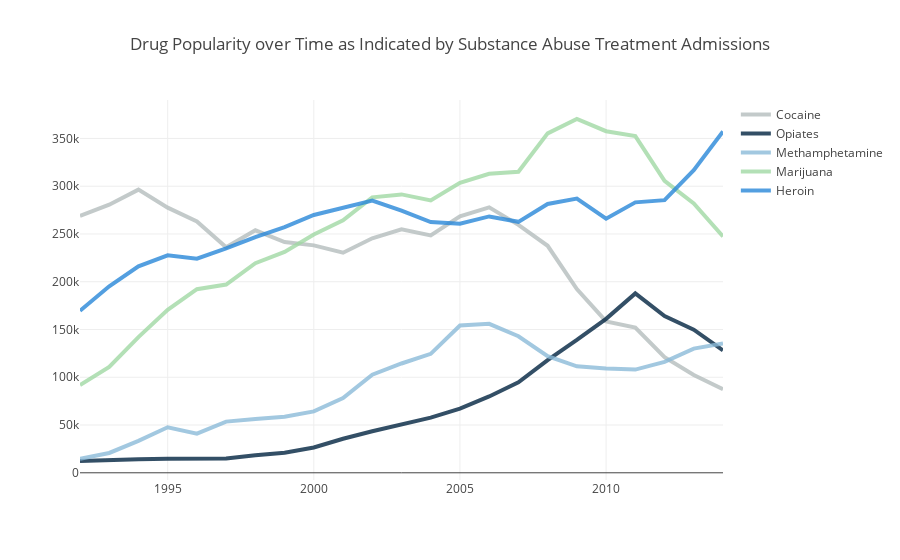

Notebook code cell kept with this figure:
### Code cell
# import plotly.plotly as py
import plotly.graph_objs as go

import pandas as pd


trace_meth = go.Scatter(
                x=df['year'],
                y=df['meth'],
                name = "Methamphetamine",
                line = dict(color = '#8BBBD9',
                           width = 4),
                opacity = 0.8)

trace_heroin = go.Scatter(
                x=df['year'],
                y=df['heroin'],
                name = "Heroin",
                line = dict(color = '#2987D9',
                           width = 4),
                opacity = 0.8)

trace_opiates = go.Scatter(
                x=df['year'],
                y=df['marij'],
                name = "Marijuana",
                line = dict(color = '#A0D9A4',
                           width = 4),
                opacity = 0.8)

trace_cocaine = go.Scatter(
                x=df['year'],
                y=df['cocaine'],
                name = "Cocaine",
                line = dict(color = '#B5BDBD',
                           width = 4),
                opacity = 0.8)

trace_marij = go.Scatter(
                x=df['year'],
                y=df['opiates'],
                name = "Opiates",
                line = dict(color = '#012340',
                           width = 4),
                opacity = 0.8)

data = [trace_cocaine, trace_marij, trace_meth, trace_opiates, trace_heroin]

layout = dict(
    title = "Drug Popularity over Time as Indicated by Substance Abuse Treatment Admissions")

fig = dict(data=data, layout=layout)
pyo.iplot(fig)
# py.iplot(fig, filename = "Manually Set Range")

### Figure 1 — Plotly figure (JSON) as saved in the notebook; plotly's stock layout.template omitted (floating-point values rounded to 4 significant figures)
{"data": [{"line": {"color": "#B5BDBD", "width": 4}, "name": "Cocaine", "opacity": 0.8, "type": "scatter", "uid": "55230f0a-fc15-11e8-93af-14abc5740b4d", "x": [1992, 1993, 1994, 1995, 1996, 1997, 1998, 1999, 2000, 2001, 2002, 2003, 2004, 2005, 2006, 2007, 2008, 2009, 2010, 2011, 2012, 2013, 2014], "y": [268915, 280634, 296405, 277601, 263196, 236174, 253839, 241602, 238080, 230398, 245457, 254883, 248452, 268509, 277928, 259548, 237648, 192370, 158478, 151930, 121065, 102387, 87510]}, {"line": {"color": "#012340", "width": 4}, "name": "Opiates", "opacity": 0.8, "type": "scatter", "uid": "55230f0b-fc15-11e8-8d59-14abc5740b4d", "x": [1992, 1993, 1994, 1995, 1996, 1997, 1998, 1999, 2000, 2001, 2002, 2003, 2004, 2005, 2006, 2007, 2008, 2009, 2010, 2011, 2012, 2013, 2014], "y": [12338, 12761, 14131, 14703, 15248, 15002, 18300, 20916, 26466, 35647, 43419, 50041, 57695, 67203, 79909, 94773, 117988, 139079, 161199, 187821, 164158, 149863, 128175]}, {"line": {"color": "#8BBBD9", "width": 4}, "name": "Methamphetamine", "opacity": 0.8, "type": "scatter", "uid": "55230f0c-fc15-11e8-8c35-14abc5740b4d", "x": [1992, 1993, 1994, 1995, 1996, 1997, 1998, 1999, 2000, 2001, 2002, 2003, 2004, 2005, 2006, 2007, 2008, 2009, 2010, 2011, 2012, 2013, 2014], "y": [14536, 20740, 33381, 47625, 40979, 53571, 56411, 58721, 64273, 78248, 102723, 114406, 124511, 154198, 155920, 142952, 122082, 111412, 109200, 108066, 116090, 130033, 135264]}, {"line": {"color": "#A0D9A4", "width": 4}, "name": "Marijuana", "opacity": 0.8, "type": "scatter", "uid": "55230f0d-fc15-11e8-811e-14abc5740b4d", "x": [1992, 1993, 1994, 1995, 1996, 1997, 1998, 1999, 2000, 2001, 2002, 2003, 2004, 2005, 2006, 2007, 2008, 2009, 2010, 2011, 2012, 2013, 2014], "y": [91913, 110765, 142075, 170552, 192191, 197011, 219429, 231224, 249388, 264239, 288320, 291440, 285136, 303586, 313015, 315094, 355346, 370373, 357592, 352428, 305560, 281991, 247461]}, {"line": {"color": "#2987D9", "width": 4}, "name": "Heroin", "opacity": 0.8, "type": "scatter", "uid": "55230f0e-fc15-11e8-aea6-14abc5740b4d", "x": [1992, 1993, 1994, 1995, 1996, 1997, 1998, 1999, 2000, 2001, 2002, 2003, 2004, 2005, 2006, 2007, 2008, 2009, 2010, 2011, 2012, 2013, 2014], "y": [169582, 195279, 216067, 227702, 224092, 234860, 246788, 257208, 269891, 277557, 285041, 274431, 262430, 260654, 268376, 262711, 281410, 287063, 266048, 283092, 285451, 316797, 357293]}], "layout": {"title": "Drug Popularity over Time as Indicated by Substance Abuse Treatment Admissions"}}
